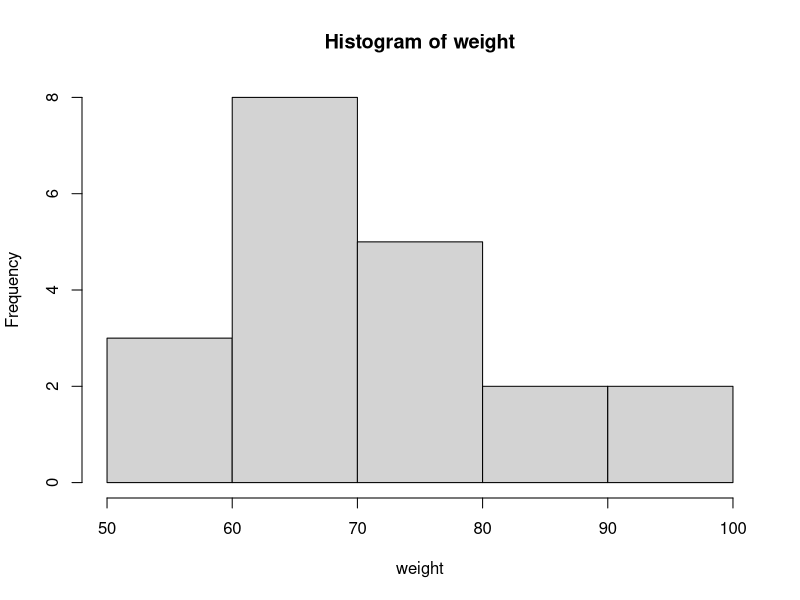
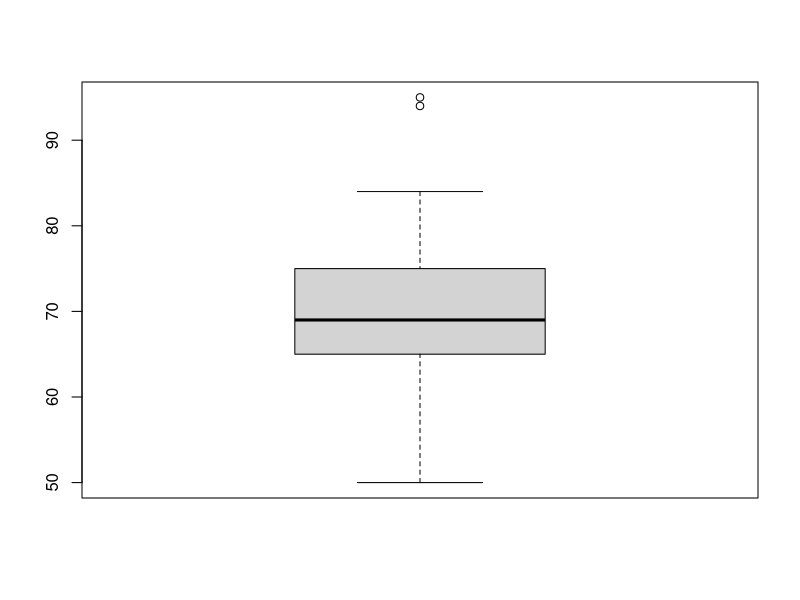
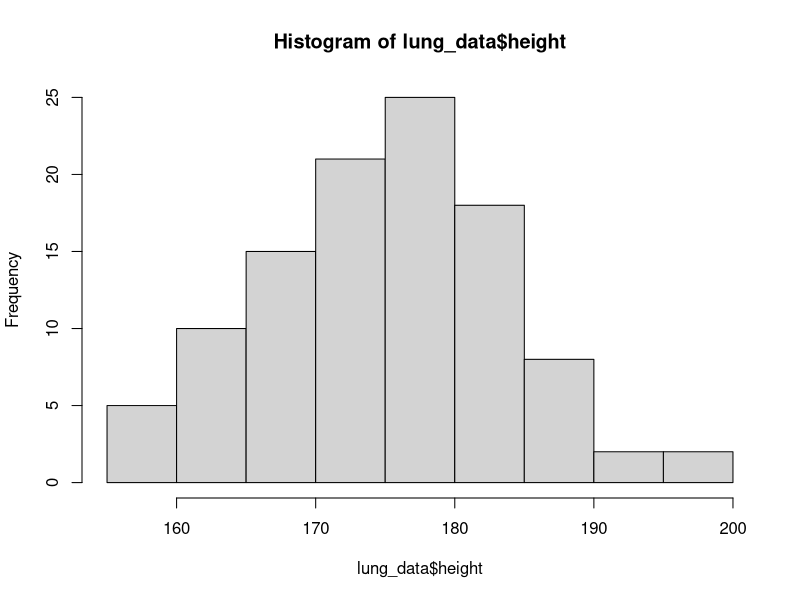
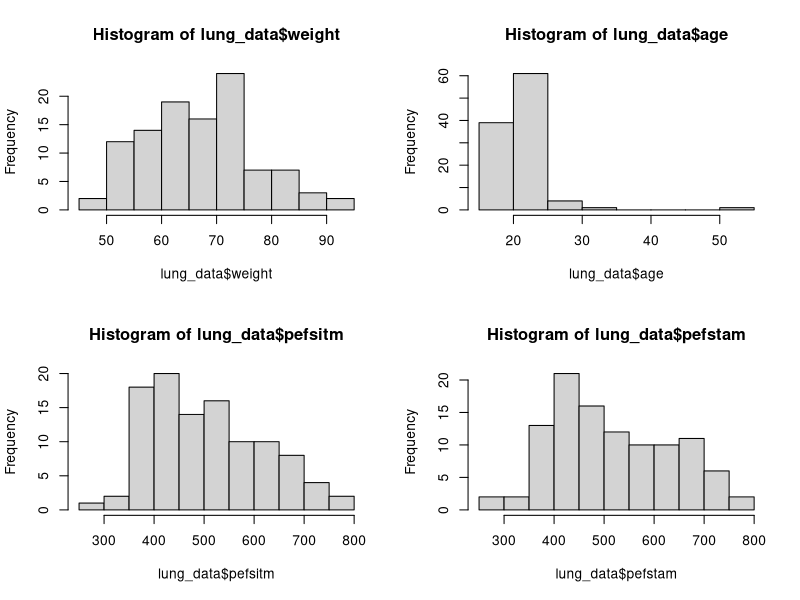
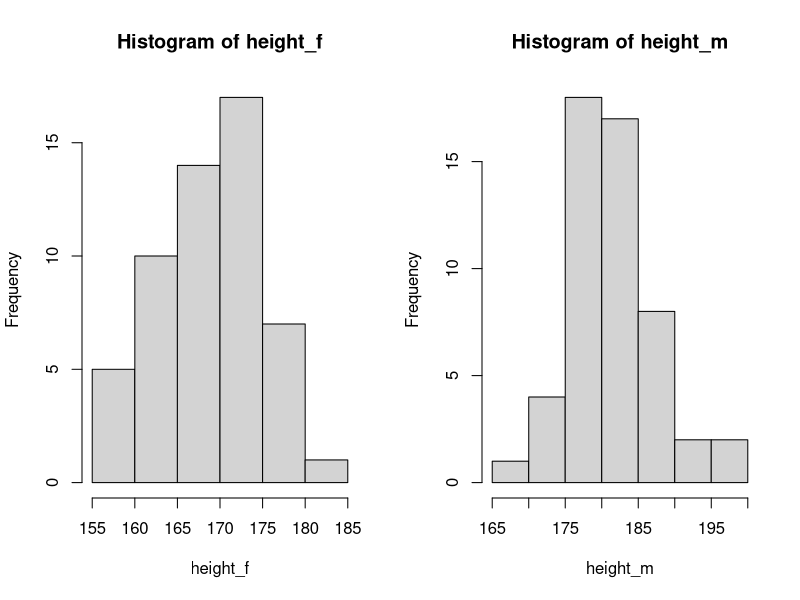
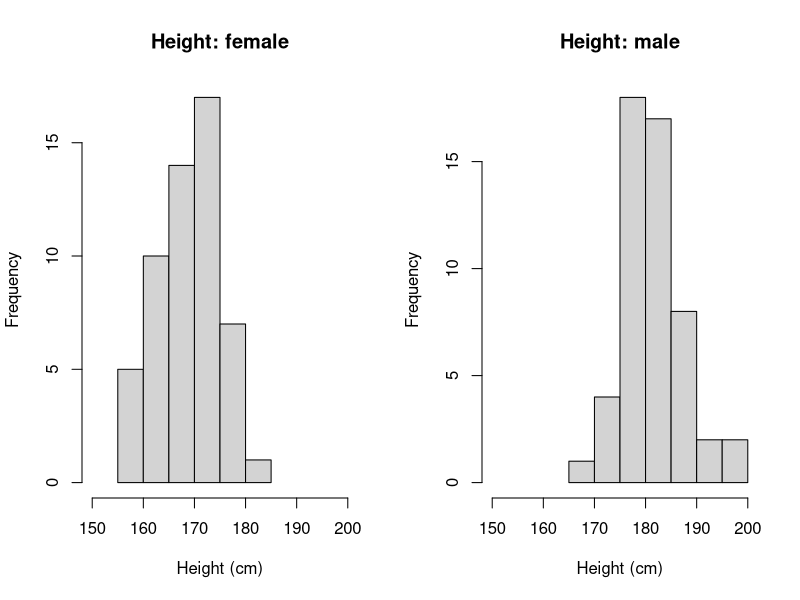
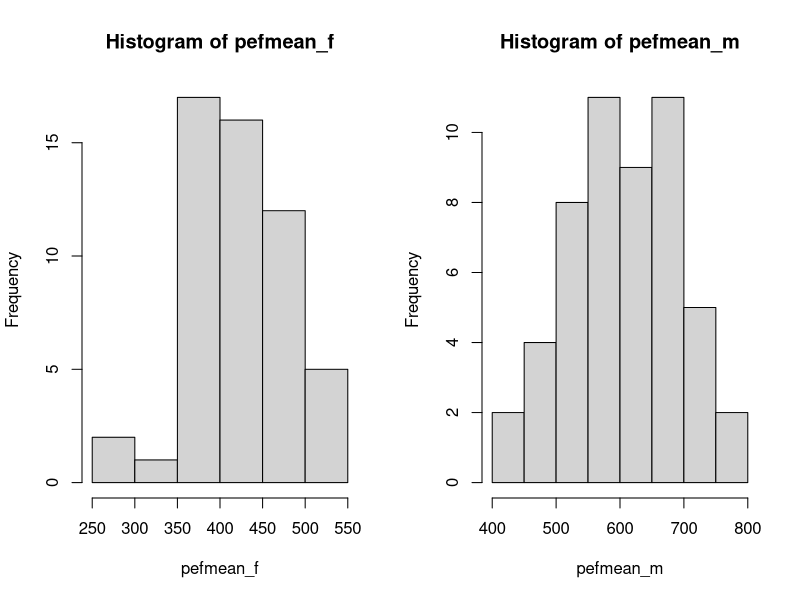
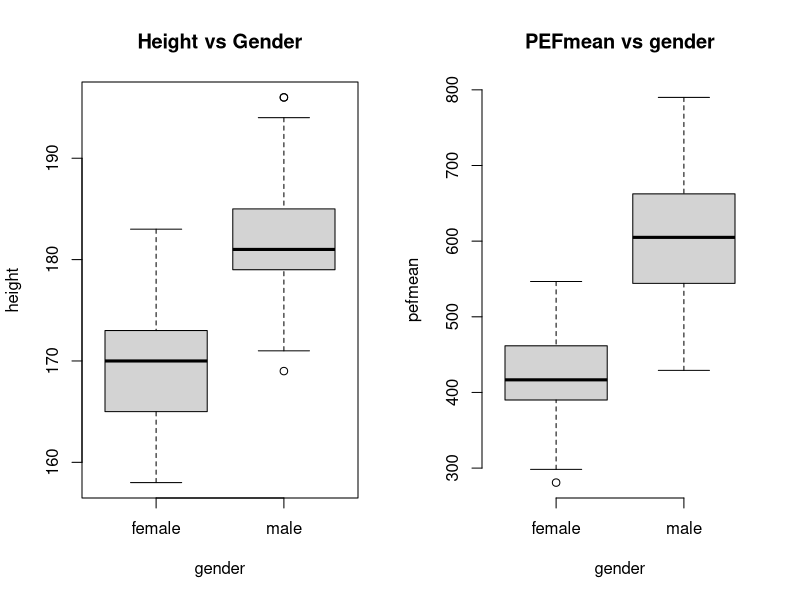

Here is the R script that generated these plots, in order:
## ---- chunk 1
#| label: eda-1a
#| warning: false
#| echo: true

weight <- c(50, 75, 70, 74, 95, 
            83, 65, 94, 66, 65, 
            65, 75, 84, 55, 73, 
            68, 72, 67, 53, 65)

## ---- chunk 2
mean(weight)
median(weight)
max(weight)
min(weight)

# alternatively, 
summary(weight)
## ---- chunk 3
hist(weight)
## ---- chunk 4
boxplot(weight)
## ---- chunk 5
# locate your datafile, set the path to your data
lung_data <- haven::read_dta('data/PEFH98-english.dta')
head(lung_data)

# gender is coded as 1 and 2, but it looks like it's not a category but a 'double' (number)
# we code it explicitly fo readability
lung_data$gender <- factor(lung_data$gender, 
                           levels = c('1','2'),
                           labels = c('female','male')) 
head(lung_data)
## ---- chunk 6
nrow(lung_data)
colnames(lung_data)
## ---- chunk 7
hist(lung_data$height)
## ---- chunk 8
par(mfrow = c(2, 2)) 
# we use this line to display (2 rows 2 columns)
# by default it is 1 row 1 column
# run this line to set it back to default:
# par(mfrow = c(1, 1))
hist(lung_data$weight)
hist(lung_data$age)
hist(lung_data$pefsitm)
hist(lung_data$pefstam)
## ---- chunk 9
height_f <- lung_data$height[lung_data$gender == 'female']
height_m <- lung_data$height[lung_data$gender == 'male']

par(mfrow = c(1,2)) # plot in parallel
hist(height_f)
hist(height_m)

# we can make it more customized
# add axis limit, title and xaxis name
par(mfrow = c(1,2)) # plot in parallel
hist(height_f, main = 'Height: female', xlab = 'Height (cm)',
     xlim = c(150, 200))
hist(height_m, main = 'Height: male', xlab = 'Height (cm)',
     xlim = c(150, 200))
## ---- chunk 10
pefmean_f <- lung_data$pefmean[lung_data$gender == 'female']
pefmean_m <- lung_data$pefmean[lung_data$gender == 'male']

par(mfrow = c(1,2)) # plot in parallel
hist(pefmean_f)
hist(pefmean_m)
## ---- chunk 11
par(mfrow = c(1, 2))
boxplot(height ~ gender, data = lung_data, main = 'Height vs Gender')

# it is also possible to remove the frame
boxplot(pefmean ~ gender, data = lung_data, frame = F, main = 'PEFmean vs gender')
## ---- chunk 12
# pefmean height
plot(lung_data$pefmean, lung_data$height)

# it is possible to customize 
plot(lung_data$pefmean, lung_data$height, 
     main = 'PEF mean vs height', 
     xlab = 'PEF mean', ylab = 'Height',
     pch = 20)
# pch: plotting symbols
## ---- chunk 13
par(mfrow = c(1, 2))
# pefmean weight
plot(lung_data$pefmean, lung_data$weight, 
     main = 'PEF mean vs weight', 
     xlab = 'PEF mean', ylab = 'Weight',
     pch = 20)

# pefmean age
plot(lung_data$pefmean, lung_data$age, 
     main = 'PEF mean vs age', 
     xlab = 'PEF mean', ylab = 'Age',
     pch = 20)
